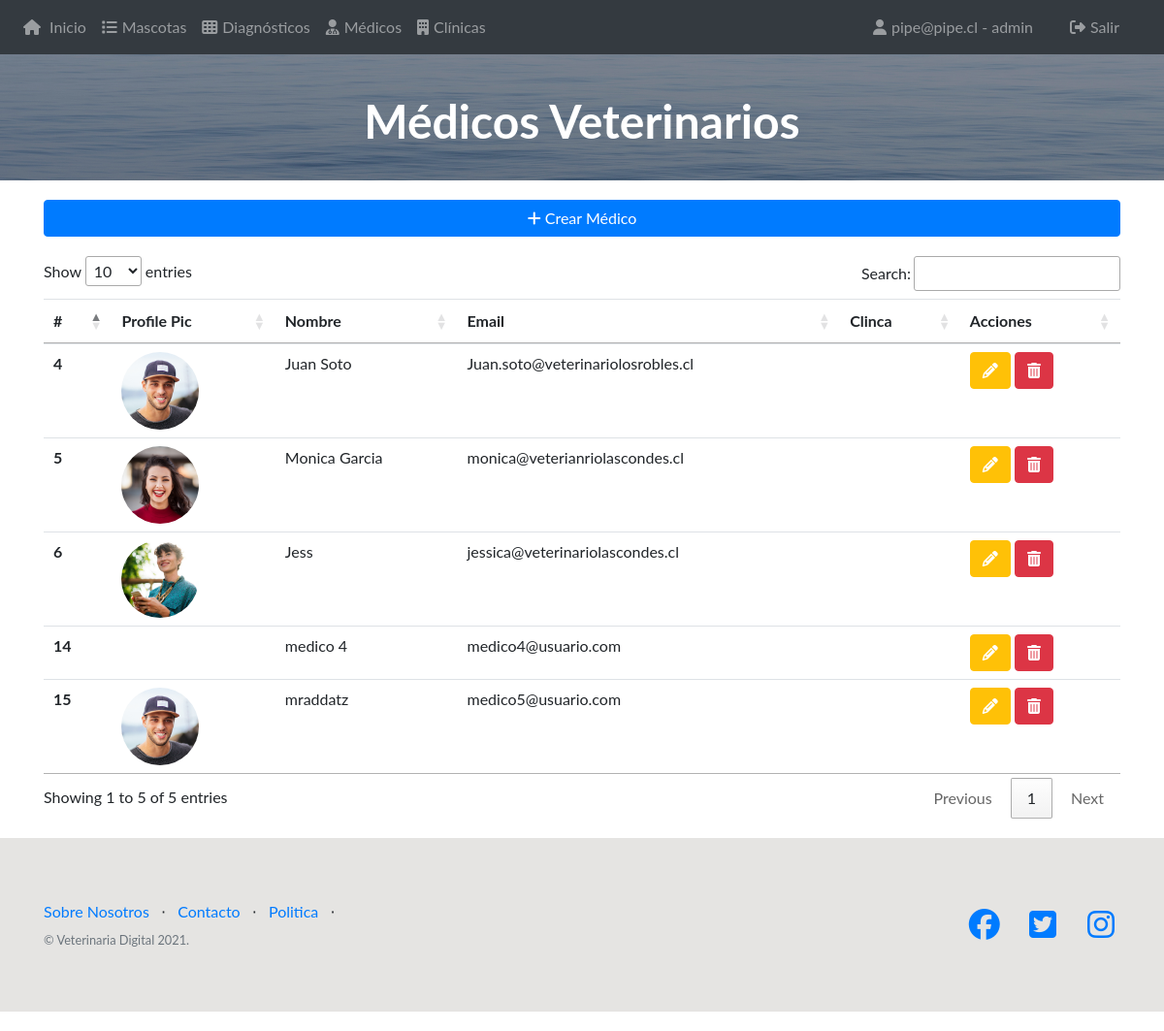
/medicos/listado (signed in), run on an earlier commit of the app's database.
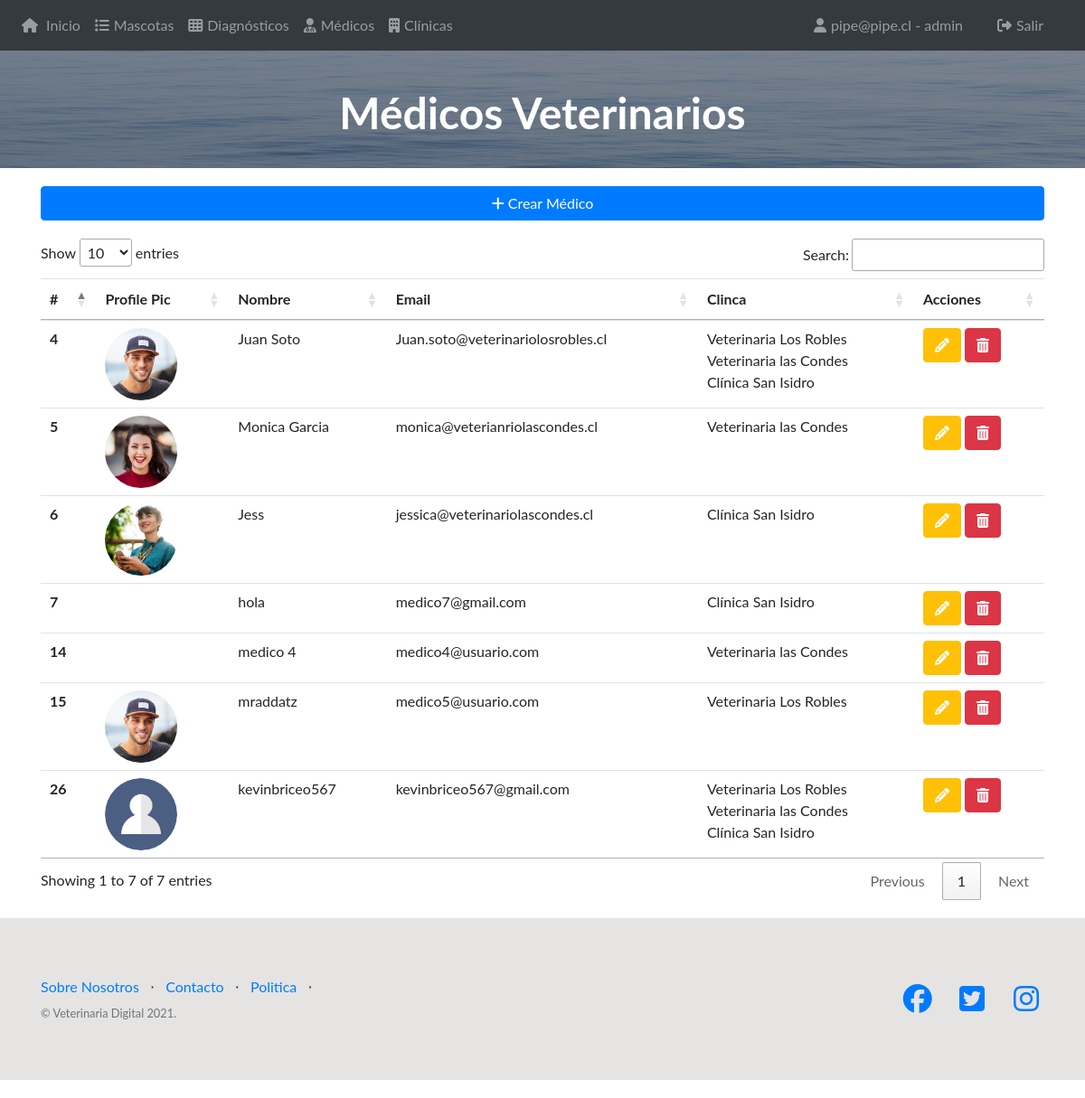
And on a later commit of the database.
### vet/models.py (models this page shows)
class CustomUser(AbstractBaseUser, PermissionsMixin):
    email = models.EmailField(_('email address'), unique=True)
    username = models.CharField(max_length=264)
    is_staff = models.BooleanField(default=False)
    is_active = models.BooleanField(default=True)
    date_joined = models.DateTimeField(default=timezone.now)
    rol = models.CharField(max_length=12, default="cliente")
    profile_pic = models.ImageField(upload_to='user_profile', blank=True)
    clinicas = models.ManyToManyField(Clinica)
    USERNAME_FIELD = 'email'
    REQUIRED_FIELDS = []
    objects = CustomUserManager()
    def __str__(self):
        return self.email

class Clinica(models.Model):
    nombre = models.CharField(max_length=50)
    direccion = models.TextField()
    email = models.EmailField(max_length=50)
    fono = models.CharField(max_length=15)
    profile_pic = models.ImageField(upload_to='clinica_profile', blank=True)
    created_at = models.DateTimeField(auto_now_add=True)
    def __str__(self):
        return self.nombre

### vet/views/views.py (the view)
# urls.py: path('medicos/listado', views.medicosListado, name="medicos-list"),
def medicosListado(request):
    users = CustomUser.objects.filter(rol="medico")
    a1 = Trabaja.objects.all() # Using select_related
    for m in a1:
        print("\n>DOCUMENTO DE TRABAJO")
        print(m.fecha)
        print(m.usuario)
        print(m.usuario.username)
        print(m.clinica)
    q2 = Trabaja.objects.get(usuario__username='mraddatz')
    print("\nQ2", q2.usuario)
    q3 = CustomUser.objects.filter(email__contains='@usuario.com')[0]
    print("\nQ3", q3.username)
    q4 = Trabaja.objects.filter(usuario__username__isnull=True)
    print("\nQ4", q4)
    usuariosClinicaID = CustomUser.objects.filter(clinicas__id=9)
    for user in users:
         trabaja = Trabaja.objects.get(usuario=user)
         setattr(user, 'clinica', trabaja.clinica)
         excluirClinica = CustomUser.objects.exclude(clinicas=9)
    medicos = dict()
    for med in CustomUser.objects.filter(rol="medico"):
        medicos[med] = med.clinicas.all()
    print(medicos)
    if not request.user.is_authenticated:
        return redirect('/accounts/login/')
    return render(request, 'medicos/listado.html', {"users":users , "trabajos":trabaja, "medicos": medicos })

### vet/templates/medicos/listado.html (shortened to what this page needs)
{% extends "base.html" %}
{% block content %}
<body>
    <header class="masthead text-white text-center hola" style="padding: 40px;">
        <div class="overlay"></div>
        <div class="container" style="height: 50px;">
            <div class="row">
                <div class="col-xl-9 mx-auto">
                    <h1 class="mb-5">Médicos Veterinarios</h1>
                </div>
            </div>
        </div>
    </header>
    <div class="container" style="margin-top: 20px">
        {% if user.rol == 'admin' %}
        <a class="btn btn-block btn-primary" href="{% url 'vet:medico-crear'  %}"><i class="fa fa-plus"></i> Crear
            Médico</a>
        {% endif %}
    </div>
    <div class="container" style="margin-top: 20px">
        <table class="table" id="medicoTable">
            <thead>
                <tr>
                    <th scope="col">#</th>
                    <th scope="col">Profile Pic</th>
                    <th scope="col">Nombre</th>
                    <th scope="col">Email</th>
                    <th scope="col">Clinca</th>
                    <th scope="col">Acciones</th>
                </tr>
            </thead>
            <tbody>
                {% for med, clinicas in medicos.items %}
                <tr>
                    <th scope="row">{{ med.id }}</th>
                    {% if med.profile_pic %}
                    <td><a href="{% url 'vet:perfil' %}"><img src="{{med.profile_pic.url}}" width="80" height="80"
                                alt="" class="img-fluid radio"></a></td>
                    {% else %}
                    <td></td>
                    {% endif %}
                    <td>{{ med.username }}</td>
                    <td>{{ med.email }}</td>
                    <td>
                        {% for cli in clinicas %}
                            {{cli}}<br>
                        {% endfor %}
                    </td>
                    <td>
                        <a class="btn btn-warning" href="{% url 'vet:medico-editar' med.id %}"><i class="fa fa-pencil" style="color: white;"></i></a>
                        <a class="btn btn-danger" href="{% url 'vet:medico-eliminar' med.id %}"><i class="fa fa-trash" style="color: white;"></i></a>
                    </td>
                </tr>
                {% endfor %}
            </tbody>
        </table>
    </div>
</body>
{% endblock %}

### vet/templates/base.html (shortened to what this page needs)
<!DOCTYPE html>
{% load static %}
<html lang="es">
<head>
  <link rel="stylesheet" href="https://cdn.jsdelivr.net/npm/normalize.css@8.0.0/normalize.min.css">
  <link rel="stylesheet" href="https://cdn.jsdelivr.net/npm/bootstrap@4.1.3/dist/css/bootstrap.min.css">
  <link rel="stylesheet" href="https://cdn.jsdelivr.net/npm/font-awesome@4.7.0/css/font-awesome.min.css">
  <link rel="stylesheet" href="https://cdn.jsdelivr.net/gh/lykmapipo/themify-icons@0.1.2/css/themify-icons.css">
  <link rel="stylesheet"
    href="https://cdn.jsdelivr.net/npm/pixeden-stroke-7-icon@1.2.3/pe-icon-7-stroke/dist/pe-icon-7-stroke.min.css">
  <link rel="stylesheet" href="https://cdnjs.cloudflare.com/ajax/libs/flag-icon-css/3.2.0/css/flag-icon.min.css">
  <link href="https://maxcdn.bootstrapcdn.com/bootstrap/4.0.0-alpha.6/css/bootstrap.min.css" rel="stylesheet" />
  <link rel="stylesheet" href="{% static '/css/master.css' %}">
  <link rel="stylesheet" href="{% static '/css/styles.css' %}">
  <link rel="stylesheet" href="{% static '/css/font-awesome.min.css' %}">
  <link rel="stylesheet" href="//cdn.datatables.net/1.10.24/css/jquery.dataTables.min.css">
</head>
<body>
  <nav class="navbar navbar-expand-md navbar-dark bg-dark">
    <div class="navbar-collapse collapse w-100 order-1 order-md-0 dual-collapse2">
      <ul class="navbar-nav mr-auto">
        {% if user.is_authenticated %}
          <li class="nav-item">
            <a class="nav-link" href="{% url 'vet:index' %}"> <i class="fa fa-home" style="margin-right: 5px;"></i> Inicio</a>
          </li>
          {% if user.rol == 'admin' %}
          <li class="nav-item">
            <a class="nav-link" href="{% url 'vet:mascotas-list' 'id' %}"> <i class="fa fa-list" style="margin-right: 5px;"></i>Mascotas</a>
          </li>
          {% endif %}
          {% if user.rol == 'admin' %}
          <li class="nav-item">
            <a class="nav-link" href="{% url 'vet:diagnosticos-list-all' %}"> <i class="fa fa-th" style="margin-right: 5px;"></i>Diagnósticos</a>
          </li>
          {% endif %}
          {% if user.rol == 'admin' %}
          <li class="nav-item">
            <a class="nav-link" href="{% url 'vet:medicos-list' %}"> <i class="fa fa-user-md" style="margin-right: 5px;"></i>Médicos</a>
          </li>
          {% endif %}
          {% if user.rol == 'admin' %}
          <li class="nav-item">
            <a class="nav-link" href="{% url 'vet:clinica-list' %}"> <i class="fa fa-building" style="margin-right: 5px;"></i>Clínicas</a>
          </li>
          {% endif %}
        {% else %}
          <li class="nav-item">
            <a class="nav-link" href="{% url 'vet:index' %}"> <i class="fa fa-home" style="margin-right: 5px;"></i> Inicio</a>
          </li>
        {% endif %}
      </ul>
      <ul class="navbar-nav ml-auto">
        {% if user.is_authenticated %}
        <li class="nav-item borde-right">
            <a class="nav-link" style="padding-right: 30px;" href="{% url 'vet:perfil' %}"> <i class="fa fa-user" style="margin-right: 5px;"></i>{{user.email}} - {{user.rol}}</a>
        </li>
        <li class="nav-item borde-right">
            <a class="nav-link" style="padding-right: 30px;" href="{% url 'vet:salir' %}"> <i class="fa fa-sign-out" style="margin-right: 5px;"></i>Salir</a>
        </li>
        {% else %}
        <li class="nav-item borde-right">
          <a class="nav-link" style="padding-right: 30px;" href="{% url 'login' %}"> <i class="fa fa-sign-in" style="margin-right: 5px;"></i>Iniciar sesión</a>
        </li>
        {% endif %}
      </ul>
    </div>
  </nav>
  {% block content %}
  {% endblock %}
  <footer class="footer backg" style="position: initial;margin-top: 20px;">
    <div class="container">
      <div class="row">
        <div class="col-lg-6 h-100 text-center text-lg-left my-auto">
          <ul class="list-inline mb-2">
            <li class="list-inline-item">
              <a href="#">Sobre Nosotros</a>
            </li>
            <li class="list-inline-item">&sdot;</li>
            <li class="list-inline-item">
              <a href="#">Contacto</a>
            </li>
            <li class="list-inline-item">&sdot;</li>
            <li class="list-inline-item">
              <a href="#">Politica</a>
            </li>
            <li class="list-inline-item">&sdot;</li>
          </ul>
          <p class="text-muted small mb-4 mb-lg-0">&copy; Veterinaria Digital 2021.</p>
        </div>
        <div class="col-lg-6 h-100 text-center text-lg-right my-auto">
          <ul class="list-inline mb-0">
            <li class="list-inline-item mr-3">
              <a href="#">
                <i class="fab fa-facebook fa-2x fa-fw"></i>
              </a>
            </li>
            <li class="list-inline-item mr-3">
              <a href="#">
                <i class="fab fa-twitter-square fa-2x fa-fw"></i>
              </a>
            </li>
            <li class="list-inline-item">
              <a href="#">
                <i class="fab fa-instagram fa-2x fa-fw"></i>
              </a>
            </li>
          </ul>
        </div>
      </div>
    </div>
  </footer>
</body>
</html>

### vet/static/css/master.css (style rules this page uses)
body { font-family: 'Lato', 'Helvetica Neue', Helvetica, Arial, sans-serif; position: relative; min-height: 100vh; }
h1, h2, h3, h4, h5, h6 { font-family: 'Lato', 'Helvetica Neue', Helvetica, Arial, sans-serif; font-weight: 700; }
header.masthead { position: relative; background-color: #343a40; background: url("/static/img/bg-masthead.jpg") no-repeat center center; background-size: cover; padding-top: 8rem; padding-bottom: 8rem; }
header.masthead .overlay { position: absolute; background-color: #212529; height: 100%; width: 100%; top: 0; left: 0; opacity: 0.3; }
header.masthead h1 { font-size: 2rem; }
@media (min-width: 768px) { header.masthead { padding-top: 12rem; padding-bottom: 12rem; } }
@media (min-width: 768px) { header.masthead h1 { font-size: 3rem; } }
footer.footer { padding-top: 4rem; padding-bottom: 4rem; bottom: 0px; width: 100%; margin-bottom: 20px; }
.backg { background-color: #E5E4E2; }
.radio { border-radius: 50%; }

What changed in the data, as far as the page shows it:
now on this page (row unchanged): Clinica: nombre "Veterinaria Los Robles"
now on this page (row unchanged): Clinica: nombre "Veterinaria las Condes"
added Clinica: nombre "Clínica San Isidro"
now on this page (row edited): CustomUser: id "7", username "hola", email "medico7@gmail.com"
added CustomUser: id "26", profile_pic (picture), username "kevinbriceo567", email "kevinbriceo567@gmail.com"
Also different on the page:
text written by a page script: "Show entries Search: Showing 1 to 5 of 5 entries Previous 1 Next" → "Show entries Search: Showing 1 to 7 of 7 entries Previous 1 Next"
